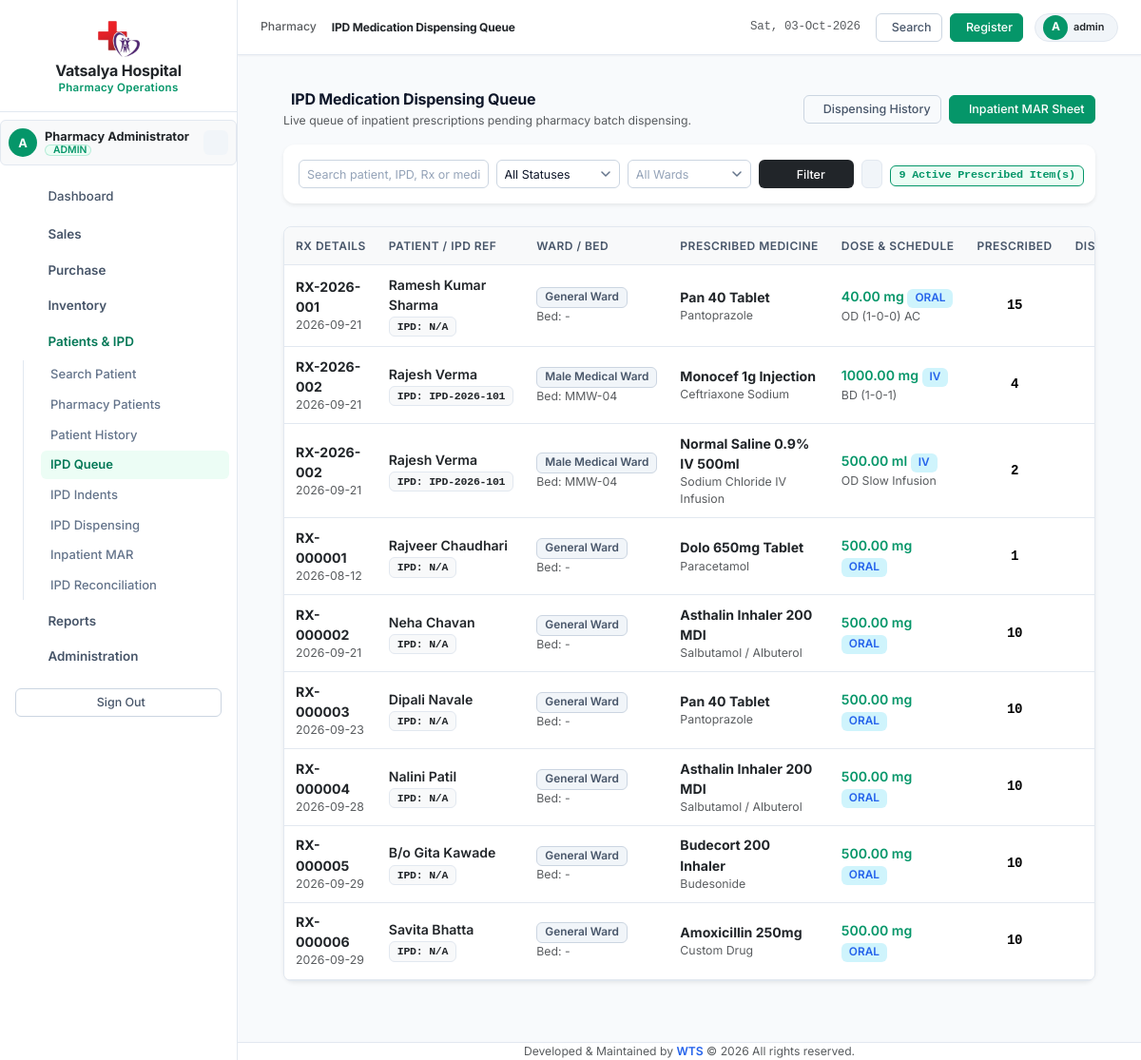
The page /modules/ipd/queue.php (signed in) on the database its author committed.
### tables this page shows
CREATE TABLE `pharmacy_prescription_items` (
  `item_id` int(11) NOT NULL AUTO_INCREMENT,
  `prescription_id` int(11) NOT NULL,
  `medicine_id` int(11) NOT NULL,
  `dose` decimal(10,2) DEFAULT NULL,
  `dose_unit` varchar(50) NOT NULL DEFAULT 'mg',
  `route` varchar(50) NOT NULL DEFAULT 'ORAL',
  `schedule` varchar(100) DEFAULT NULL,
  `prescribed_qty` int(11) NOT NULL,
  `dispensed_qty` int(11) NOT NULL DEFAULT 0,
  `dosage_instructions` varchar(255) DEFAULT NULL,
  `frequency` varchar(50) DEFAULT NULL,
  `duration_days` int(11) DEFAULT NULL,
  `start_date` date DEFAULT NULL,
  `end_date` date DEFAULT NULL,
  `notes` varchar(255) DEFAULT NULL,
  `status` enum('ACTIVE','DISCONTINUED','CANCELLED','COMPLETED') NOT NULL DEFAULT 'ACTIVE',
  `discontinued_at` datetime DEFAULT NULL,
  `discontinue_reason` varchar(255) DEFAULT NULL,
  `created_at` datetime NOT NULL DEFAULT current_timestamp(),
  `updated_at` datetime NOT NULL DEFAULT current_timestamp() ON UPDATE current_timestamp(),
  PRIMARY KEY (`item_id`),
  KEY `idx_rx_item_rx` (`prescription_id`),
  KEY `idx_rx_item_med` (`medicine_id`),
  CONSTRAINT `fk_rx_items_rx` FOREIGN KEY (`prescription_id`) REFERENCES `pharmacy_prescriptions` (`prescription_id`) ON DELETE CASCADE
);

CREATE TABLE `pharmacy_prescriptions` (
  `prescription_id` int(11) NOT NULL AUTO_INCREMENT,
  `prescription_number` varchar(50) NOT NULL,
  `prescription_date` date NOT NULL,
  `start_date` date DEFAULT NULL,
  `end_date` date DEFAULT NULL,
  `patient_type` enum('OPD','IPD','EXTERNAL') NOT NULL DEFAULT 'OPD',
  `patient_id` int(11) DEFAULT NULL,
  `patient_name` varchar(150) NOT NULL,
  `patient_mobile` varchar(25) DEFAULT NULL,
  `doctor_name` varchar(150) NOT NULL,
  `doctor_registration_no` varchar(100) DEFAULT NULL,
  `department` varchar(100) DEFAULT NULL,
  `ipd_admission_no` varchar(50) DEFAULT NULL,
  `ward` varchar(100) DEFAULT NULL,
  `bed_number` varchar(50) DEFAULT NULL,
  `status` enum('DRAFT','ACTIVE','PENDING','VERIFIED','PARTIALLY_DISPENSED','DISPENSED','COMPLETED','DISCONTINUED','CANCELLED','EXPIRED') NOT NULL DEFAULT 'PENDING',
  `verified_by` int(11) DEFAULT NULL,
  `verified_at` datetime DEFAULT NULL,
  `notes` text DEFAULT NULL,
  `discontinued_by` int(11) DEFAULT NULL,
  `discontinued_at` datetime DEFAULT NULL,
  `discontinue_reason` varchar(255) DEFAULT NULL,
  `cancelled_by` int(11) DEFAULT NULL,
  `cancelled_at` datetime DEFAULT NULL,
  `cancellation_reason` varchar(255) DEFAULT NULL,
  `idempotency_key` varchar(100) DEFAULT NULL,
  `created_by` int(11) DEFAULT NULL,
  `created_at` datetime NOT NULL DEFAULT current_timestamp(),
  `updated_at` datetime NOT NULL DEFAULT current_timestamp() ON UPDATE current_timestamp(),
  PRIMARY KEY (`prescription_id`),
  UNIQUE KEY `prescription_number` (`prescription_number`),
  UNIQUE KEY `idempotency_key` (`idempotency_key`),
  KEY `idx_rx_date` (`prescription_date`),
  KEY `idx_rx_patient_id` (`patient_id`),
  KEY `idx_rx_status` (`status`)
);

CREATE TABLE `medicines` (
  `medicine_id` int(11) NOT NULL AUTO_INCREMENT,
  `medicine_name` varchar(150) NOT NULL,
  `generic_name` varchar(150) DEFAULT NULL,
  `composition` text DEFAULT NULL,
  `strength` varchar(50) DEFAULT NULL,
  `dosage_form` varchar(50) DEFAULT NULL,
  `brand_name` varchar(150) DEFAULT NULL,
  `category` varchar(100) DEFAULT NULL,
  `unit` varchar(50) DEFAULT 'Unit',
  `pack_size` varchar(50) NOT NULL DEFAULT '1',
  `rack_location` varchar(50) DEFAULT NULL,
  `shelf` varchar(50) DEFAULT NULL,
  `box_bin` varchar(50) DEFAULT NULL,
  `schedule_type` varchar(50) NOT NULL DEFAULT 'General',
  `manufacturer` varchar(150) DEFAULT NULL,
  `hsn_code` varchar(50) DEFAULT NULL,
  `gst_percent` decimal(5,2) NOT NULL DEFAULT 0.00,
  `price` decimal(10,2) NOT NULL DEFAULT 0.00,
  `purchase_price` decimal(10,2) NOT NULL DEFAULT 0.00,
  `stock_quantity` int(11) NOT NULL DEFAULT 0,
  `reorder_level` int(11) NOT NULL DEFAULT 10,
  `min_stock` int(11) NOT NULL DEFAULT 5,
  `max_stock` int(11) NOT NULL DEFAULT 1000,
  `reorder_qty` int(11) NOT NULL DEFAULT 50,
  `barcode` varchar(100) DEFAULT NULL,
  `alternate_barcode` varchar(100) DEFAULT NULL,
  `expiry_date` date DEFAULT NULL,
  `batch_number` varchar(50) DEFAULT NULL,
  `status` enum('Active','Inactive','Discontinued') NOT NULL DEFAULT 'Active',
  `created_by` int(11) DEFAULT NULL,
  `updated_by` int(11) DEFAULT NULL,
  `created_at` datetime NOT NULL DEFAULT current_timestamp(),
  `updated_at` datetime NOT NULL DEFAULT current_timestamp() ON UPDATE current_timestamp(),
  `deleted_at` datetime DEFAULT NULL,
  PRIMARY KEY (`medicine_id`),
  UNIQUE KEY `uq_barcode` (`barcode`),
  KEY `idx_medicine_name` (`medicine_name`),
  KEY `idx_generic_name` (`generic_name`),
  KEY `idx_category` (`category`),
  KEY `idx_status` (`status`),
  KEY `idx_stock_quantity` (`stock_quantity`),
  KEY `idx_rack_location` (`rack_location`)
);

### includes/functions.php (called while the page is built, shortened)
<?php
if (!function_exists('sanitize')) {
    function sanitize(?string $val): string
    {
        return htmlspecialchars(trim($val ?? ''), ENT_QUOTES, 'UTF-8');
    }
}

### app/Services/DispensingService.php (called while the page is built, shortened)
<?php
class DispensingService
{
    private PDO $pdo;
    public function __construct(PDO $pdo)
    {
        $this->pdo = $pdo;
    }
    public function getDispensingQueue(array $filters = [], int $limit = 50, int $offset = 0): array
    {
        $where = ["rx.status IN ('PENDING', 'VERIFIED', 'PARTIALLY_DISPENSED', 'ACTIVE')"];
        $where[] = "rxi.status = 'ACTIVE'";
        $where[] = "(rxi.prescribed_qty - rxi.dispensed_qty) > 0";
        $params = [];
        $whereSql = implode(' AND ', $where);
        $sql = "
            SELECT rxi.item_id, rxi.prescription_id, rxi.medicine_id, rxi.dose, rxi.dose_unit,
                   rxi.route, rxi.schedule, rxi.prescribed_qty, rxi.dispensed_qty,
                   (rxi.prescribed_qty - rxi.dispensed_qty) as remaining_qty,
                   rxi.dosage_instructions, rxi.frequency, rxi.duration_days,
                   rx.prescription_number, rx.prescription_date, rx.patient_type,
                   rx.patient_id, rx.patient_name, rx.ipd_admission_no, rx.ward, rx.bed_number,
                   rx.doctor_name, rx.status as prescription_status,
                   m.medicine_name, m.generic_name, m.dosage_form, m.strength,
                   COALESCE((
                       SELECT SUM(mb.quantity_available)
                       FROM medicine_batches mb
                       WHERE mb.medicine_id = m.medicine_id
                         AND mb.status = 'Active'
                         AND mb.quantity_available > 0
                         AND mb.expiry_date >= CURDATE()
                   ), 0) as available_stock
            FROM pharmacy_prescription_items rxi
            JOIN pharmacy_prescriptions rx ON rxi.prescription_id = rx.prescription_id
            JOIN medicines m ON rxi.medicine_id = m.medicine_id
            WHERE {$whereSql}
            ORDER BY rx.prescription_id ASC, rxi.item_id ASC
            LIMIT {$limit} OFFSET {$offset}
        ";
        $stmt = $this->pdo->prepare($sql);
        $stmt->execute($params);
        return $stmt->fetchAll(PDO::FETCH_ASSOC);
    }
}

### modules/ipd/queue.php (the view, shortened to what this page needs)
<?php
require_once __DIR__ . '/../../config/session.php';
require_once __DIR__ . '/../../includes/functions.php';
require_once __DIR__ . '/../../app/Services/DispensingService.php';
$dispService = new DispensingService($pdo);
$search = trim($_GET['search'] ?? '');
$filters = [];
$queueItems = $dispService->getDispensingQueue($filters, 100);
include __DIR__ . '/../../includes/header.php';
include __DIR__ . '/../../includes/sidebar.php';
include __DIR__ . '/../../includes/navbar.php';
?>
<div class="container-fluid px-4 py-3">
    <div class="d-flex justify-content-between align-items-center mb-3">
        <div>
            <h4 class="fw-bold mb-1"><i class="ti ti-inbox text-emerald me-2"></i>IPD Medication Dispensing Queue</h4>
            <p class="text-muted small mb-0">Live queue of inpatient prescriptions pending pharmacy batch dispensing.</p>
        </div>
        <div class="d-flex gap-2">
            <a href="<?= BASE_URL ?>modules/ipd/dispensing.php" class="btn btn-outline-secondary btn-sm">
                <i class="ti ti-history me-1"></i>Dispensing History
            </a>
            <a href="<?= BASE_URL ?>modules/ipd/mar.php" class="btn btn-emerald btn-sm text-white">
                <i class="ti ti-clipboard-check me-1"></i>Inpatient MAR Sheet
            </a>
        </div>
    </div>
    <div class="card card-custom border-0 shadow-sm mb-4">
        <div class="card-body p-3">
            <form method="GET" class="row g-2 align-items-center">
                <div class="col-md-3">
                    <input type="text" name="search" class="form-control form-control-sm" placeholder="Search patient, IPD, Rx or medicine..." value="<?= sanitize($search) ?>">
                </div>
                <div class="col-md-2">
                </div>
                <div class="col-md-2">
                </div>
                <div class="col-md-2 d-flex gap-2">
                    <button type="submit" class="btn btn-sm btn-dark w-100"><i class="ti ti-filter me-1"></i>Filter</button>
                    <a href="queue.php" class="btn btn-sm btn-light border"><i class="ti ti-refresh"></i></a>
                </div>
                <div class="col-md-3 text-end">
                    <span class="badge bg-emerald-subtle text-emerald border border-emerald px-2 py-1.5 font-monospace">
                        <?= count($queueItems) ?> Active Prescribed Item(s)
                    </span>
                </div>
            </form>
        </div>
    </div>
    <div class="card card-custom border-0 shadow-sm">
        <div class="table-responsive">
            <table class="table table-hover align-middle mb-0" style="font-size: 0.88rem;">
                <thead class="table-light text-muted text-uppercase" style="font-size: 0.75rem;">
                    <tr>
                        <th>Rx Details</th>
                        <th>Patient / IPD Ref</th>
                        <th>Ward / Bed</th>
                        <th>Prescribed Medicine</th>
                        <th>Dose & Schedule</th>
                        <th class="text-center">Prescribed</th>
                        <th class="text-center">Dispensed</th>
                    </tr>
                </thead>
                <tbody>
                    <?php if (empty($queueItems)): ?>
                        <tr>
                            <td colspan="10" class="text-center py-5 text-muted">
                                <i class="ti ti-circle-check fs-1 text-emerald d-block mb-2"></i>
                                No pending medication items in the dispensing queue.
                            </td>
                        </tr>
                    <?php else: ?>
                        <?php foreach ($queueItems as $row):
                        ?>
                            <tr>
                                <td>
                                    <div class="fw-bold text-dark"><?= sanitize($row['prescription_number']) ?></div>
                                    <div class="text-muted small"><?= sanitize($row['prescription_date']) ?></div>
                                </td>
                                <td>
                                    <div class="fw-semibold text-dark"><?= sanitize($row['patient_name']) ?></div>
                                    <div class="badge bg-light text-dark border font-monospace" style="font-size: 0.72rem;">
                                        IPD: <?= sanitize($row['ipd_admission_no'] ?? 'N/A') ?>
                                    </div>
                                </td>
                                <td>
                                    <span class="badge bg-secondary-subtle text-secondary"><?= sanitize($row['ward'] ?? 'General Ward') ?></span>
                                    <div class="text-muted small">Bed: <?= sanitize($row['bed_number'] ?? '-') ?></div>
                                </td>
                                <td>
                                    <div class="fw-bold text-dark"><?= sanitize($row['medicine_name']) ?></div>
                                    <div class="text-muted small"><?= sanitize($row['generic_name'] ?? '') ?></div>
                                </td>
                                <td>
                                    <div class="fw-semibold text-primary">
                                        <?= $row['dose'] ? sanitize($row['dose'] . ' ' . $row['dose_unit']) : '-' ?>
                                        <span class="badge bg-info-subtle text-info"><?= sanitize($row['route'] ?? 'ORAL') ?></span>
                                    </div>
                                    <div class="text-muted small">
                                        <?= sanitize($row['frequency'] ?? '') ?> <?= $row['duration_days'] ? '(' . $row['duration_days'] . 'd)' : '' ?>
                                    </div>
                                </td>
                                <td class="text-center font-monospace fw-semibold"><?= (int)$row['prescribed_qty'] ?></td>
                                <td class="text-center font-monospace text-muted"><?= (int)$row['dispensed_qty'] ?></td>
                            </tr>
                        <?php endforeach; ?>
                    <?php endif; ?>
                </tbody>
            </table>
        </div>
    </div>
</div>
<?php include __DIR__ . '/../../includes/footer.php'; ?>

### rows shown on the page
pharmacy_prescription_items: prescription.prescription_number "RX-2026-001", prescription.prescription_date "2026-09-21", prescription.patient_name "Ramesh Kumar Sharma", prescription.ipd_admission_no "N/A", prescription.ward "General Ward", prescription.bed_number "-", medicine.medicine_name "Pan 40 Tablet", medicine.generic_name "Pantoprazole", dose+dose_unit "40.00 mg", route "ORAL", frequency "OD (1-0-0) AC", prescribed_qty "15"
pharmacy_prescription_items: prescription.prescription_number "RX-2026-002", prescription.prescription_date "2026-09-21", prescription.patient_name "Rajesh Verma", prescription.ipd_admission_no "IPD-2026-101", prescription.ward "Male Medical Ward", prescription.bed_number "MMW-04", medicine.medicine_name "Monocef 1g Injection", medicine.generic_name "Ceftriaxone Sodium", dose+dose_unit "1000.00 mg", route "IV", frequency "BD (1-0-1)", prescribed_qty "4"
pharmacy_prescription_items: prescription.prescription_number "RX-2026-002", prescription.prescription_date "2026-09-21", prescription.patient_name "Rajesh Verma", prescription.ipd_admission_no "IPD-2026-101", prescription.ward "Male Medical Ward", prescription.bed_number "MMW-04", medicine.medicine_name "Normal Saline 0.9% IV 500ml", medicine.generic_name "Sodium Chloride IV Infusion", dose+dose_unit "500.00 ml", route "IV", frequency "OD Slow Infusion", prescribed_qty "2"
pharmacy_prescription_items: prescription.prescription_number "RX-000001", prescription.prescription_date "2026-08-12", prescription.patient_name "Rajveer Chaudhari", prescription.ipd_admission_no "N/A", prescription.ward "General Ward", prescription.bed_number "-", medicine.medicine_name "Dolo 650mg Tablet", medicine.generic_name "Paracetamol", dose+dose_unit "500.00 mg", route "ORAL", prescribed_qty "1"
pharmacy_prescription_items: prescription.prescription_number "RX-000002", prescription.prescription_date "2026-09-21", prescription.patient_name "Neha Chavan", prescription.ipd_admission_no "N/A", prescription.ward "General Ward", prescription.bed_number "-", medicine.medicine_name "Asthalin Inhaler 200 MDI", medicine.generic_name "Salbutamol / Albuterol", dose+dose_unit "500.00 mg", route "ORAL", prescribed_qty "10"
pharmacy_prescription_items: prescription.prescription_number "RX-000003", prescription.prescription_date "2026-09-23", prescription.patient_name "Dipali Navale", prescription.ipd_admission_no "N/A", prescription.ward "General Ward", prescription.bed_number "-", medicine.medicine_name "Pan 40 Tablet", medicine.generic_name "Pantoprazole", dose+dose_unit "500.00 mg", route "ORAL", prescribed_qty "10"
pharmacy_prescription_items: prescription.prescription_number "RX-000004", prescription.prescription_date "2026-09-28", prescription.patient_name "Nalini Patil", prescription.ipd_admission_no "N/A", prescription.ward "General Ward", prescription.bed_number "-", medicine.medicine_name "Asthalin Inhaler 200 MDI", medicine.generic_name "Salbutamol / Albuterol", dose+dose_unit "500.00 mg", route "ORAL", prescribed_qty "10"
pharmacy_prescription_items: prescription.prescription_number "RX-000005", prescription.prescription_date "2026-09-29", prescription.patient_name "B/o Gita Kawade", prescription.ipd_admission_no "N/A", prescription.ward "General Ward", prescription.bed_number "-", medicine.medicine_name "Budecort 200 Inhaler", medicine.generic_name "Budesonide", dose+dose_unit "500.00 mg", route "ORAL", prescribed_qty "10"
pharmacy_prescription_items: prescription.prescription_number "RX-000006", prescription.prescription_date "2026-09-29", prescription.patient_name "Savita Bhatta", prescription.ipd_admission_no "N/A", prescription.ward "General Ward", prescription.bed_number "-", medicine.medicine_name "Amoxicillin 250mg", medicine.generic_name "Custom Drug", dose+dose_unit "500.00 mg", route "ORAL", prescribed_qty "10"

### other values the page prints
substr($user['username'] ?? 'P', 0, 1) "A"
$user['full_name'] "Pharmacy Administrator"
$user['role_name'] "ADMIN"
$page_title "IPD Medication Dispensing Queue"
$user['username'] "admin"
count($queueItems) "9"
